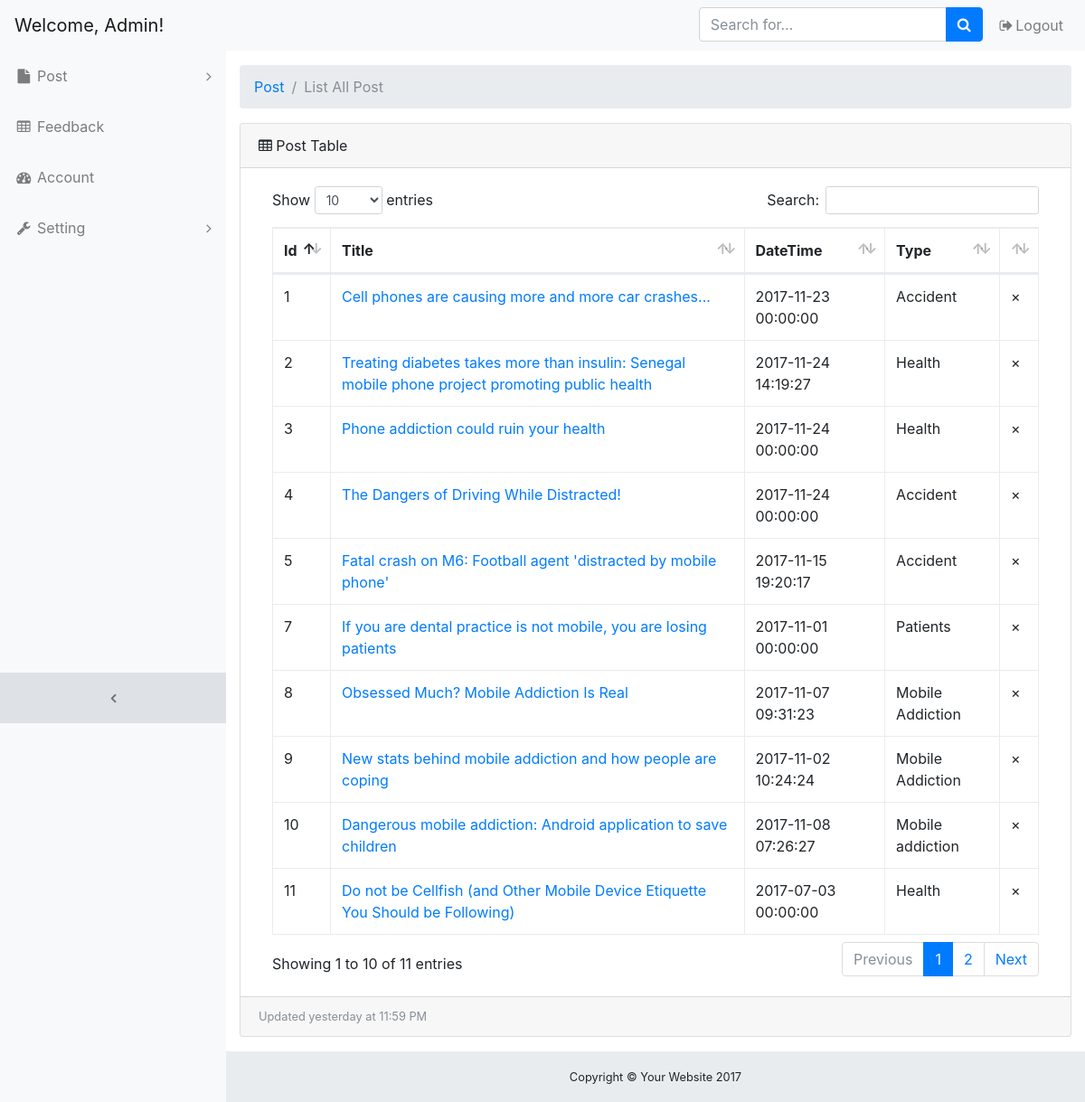
Screenshot of /admin/listpost.php (signed in) with the database file from the repository.
### tables this page shows
CREATE TABLE IF NOT EXISTS `post` (
  `Id` int(11) NOT NULL AUTO_INCREMENT,
  `Title` varchar(100) NOT NULL,
  `Content` text NOT NULL,
  `Introduction` text NOT NULL,
  `Image` varchar(30) NOT NULL,
  `likeNo` int(20) NOT NULL,
  `DateTime` datetime NOT NULL,
  `type` varchar(30) NOT NULL,
  `viewCount` int(10) DEFAULT '0',
  PRIMARY KEY (`Id`)
);

### admin/listpost.php (the view, shortened to what this page needs)
<?php
	require_once('../database.php');
	$sth = $conn->prepare("SELECT Id,Title,type,DateTime FROM Post");
	$sth->execute();
    $result = $sth->fetchAll();
?>
<?php include("header.php"); ?>
  <div class="content-wrapper">
    <div class="container-fluid">
      <ol class="breadcrumb">
        <li class="breadcrumb-item">
          <a href="#">Post</a>
        </li>
        <li class="breadcrumb-item active">List All Post</li>
      </ol>
      <div class="card mb-3">
        <div class="card-header">
          <i class="fa fa-table"></i> Post Table</div>
        <div class="card-body">
          <div class="table-responsive">
            <table class="table table-bordered" id="dataTable" width="100%" cellspacing="0">
              <thead>
                <tr>
                  <th>Id</th>
                  <th>Title</th>
                  <th>DateTime</th>
                  <th>Type</th>
                  <th></th>
                </tr>
              </thead>
              <tbody>
                <?php
  							foreach ($result as $aa){
  								echo "<tr><td>".$aa['Id']."</td><td><a href='editpost.php?Id=".$aa["Id"]."'>".$aa["Title"]."</a></td><td>".$aa['DateTime']."</td><td>".$aa['type']."</td><td><a style='cursor: pointer;'  onclick='del(".$aa['Id'].")'>&times</a></td></tr>";
							  }
						    ?>
              </tbody>
            </table>
          </div>
        </div>
        <div class="card-footer small text-muted">Updated yesterday at 11:59 PM</div>
      </div>
    </div>
    <footer class="sticky-footer">
      <div class="container">
        <div class="text-center">
          <small>Copyright © Your Website 2017</small>
        </div>
      </div>
    </footer>
  </div>
</body>
</html>

### admin/css/sb-admin.css (style rules this page uses)
html { position: relative; min-height: 100%; }
body { overflow-x: hidden; }
body.sticky-footer { margin-bottom: 56px; }
body.sticky-footer .content-wrapper { min-height: calc(100vh - 56px - 56px); }
body.fixed-nav { padding-top: 56px; }
.content-wrapper { min-height: calc(100vh - 56px); padding-top: 1rem; }
.content-wrapper { overflow-x: hidden; background: white; }
@media (min-width: 992px) { .content-wrapper { margin-left: 250px; } }
footer.sticky-footer { position: absolute; right: 0; bottom: 0; width: 100%; height: 56px; background-color: #e9ecef; line-height: 55px; }
@media (min-width: 992px) { footer.sticky-footer { width: calc(100% - 250px); } }

### rows the page displays
post: Id "1", Title "Cell phones are causing more and more car crashes...", DateTime "2017-11-23 00:00:00", type "Accident"
post: Id "2", Title "Treating diabetes takes more than insulin: Senegal mobile phone project promoting public health", DateTime "2017-11-24 14:19:27", type "Health"
post: Id "3", Title "Phone addiction could ruin your health", DateTime "2017-11-24 00:00:00", type "Health"
post: Id "4", Title "The Dangers of Driving While Distracted!", DateTime "2017-11-24 00:00:00", type "Accident"
post: Id "5", Title "Fatal crash on M6: Football agent 'distracted by mobile phone'", DateTime "2017-11-15 19:20:17", type "Accident"
post: Id "7", Title "If you are dental practice is not mobile, you are losing patients", DateTime "2017-11-01 00:00:00", type "Patients"
post: Id "8", Title "Obsessed Much? Mobile Addiction Is Real", DateTime "2017-11-07 09:31:23", type "Mobile Addiction"
post: Id "9", Title "New stats behind mobile addiction and how people are coping", DateTime "2017-11-02 10:24:24", type "Mobile Addiction"
post: Id "10", Title "Dangerous mobile addiction: Android application to save children", DateTime "2017-11-08 07:26:27", type "Mobile addiction"
post: Id "11", Title "Do not be Cellfish (and Other Mobile Device Etiquette You Should be Following)", DateTime "2017-07-03 00:00:00", type "Health"
